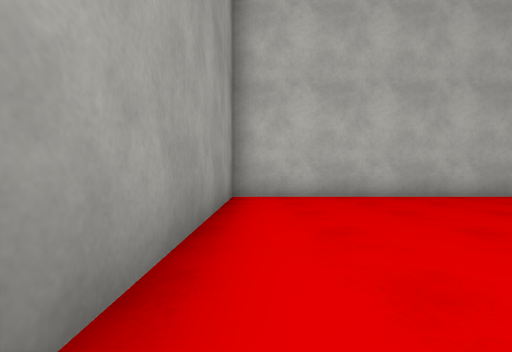
view 1 (above)

23 first-person views from a walk through a Unity game level. The camera is 0.49 m above the floor, looks level and sees 85° across. The floor is counted in squares, 1 m on a side. Each view is taken from the middle of a square. On the plan, view 1 faces up. The plan holds only what a view shows up to about 9 squares ahead; the rest is blank. The place goes on beyond the plan. The player is left out. Surface patterns are stand-ins for the level's own textures.

view 2
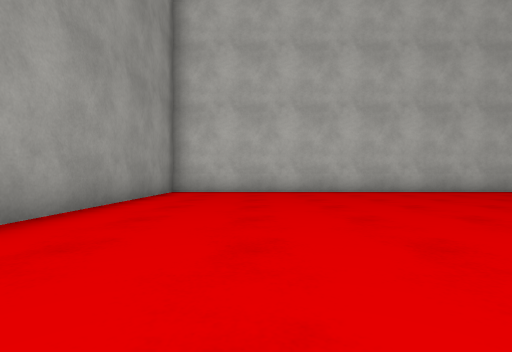

view 3
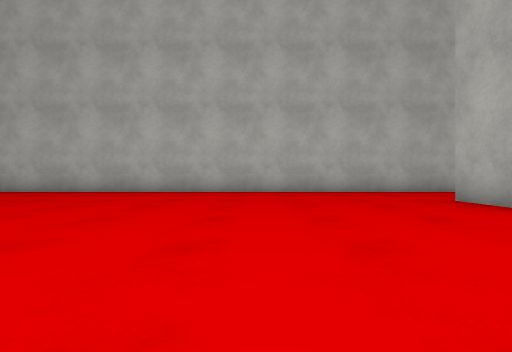

view 4
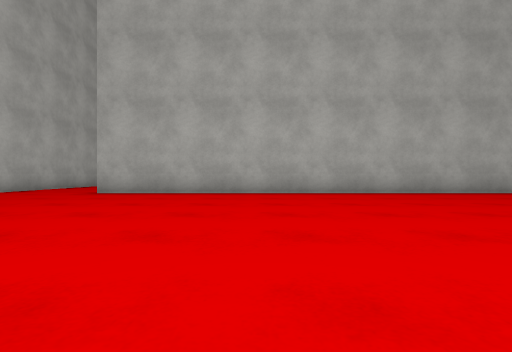

view 5
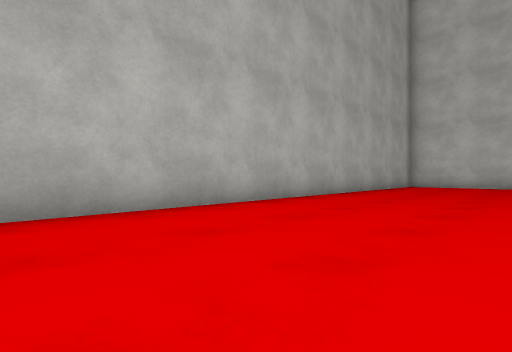

view 6
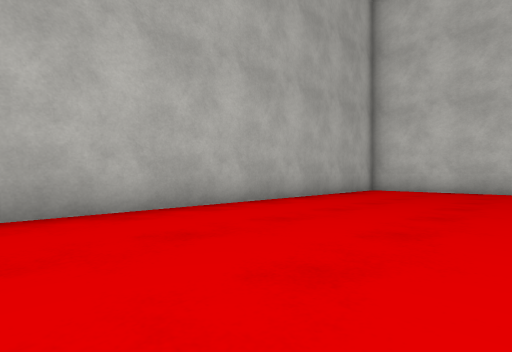

view 7
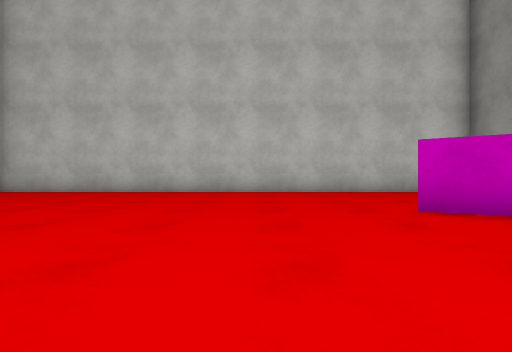

view 8
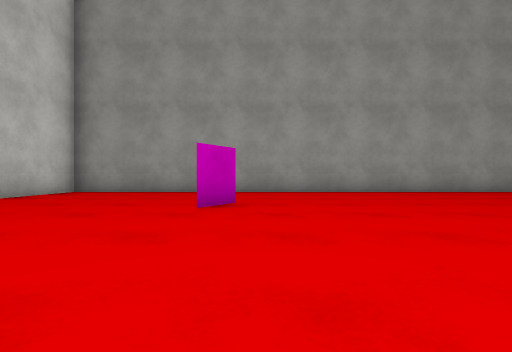

view 9
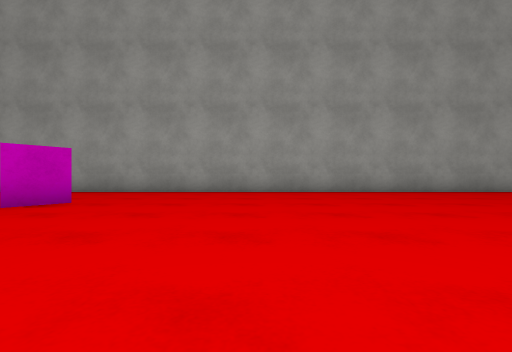

view 10
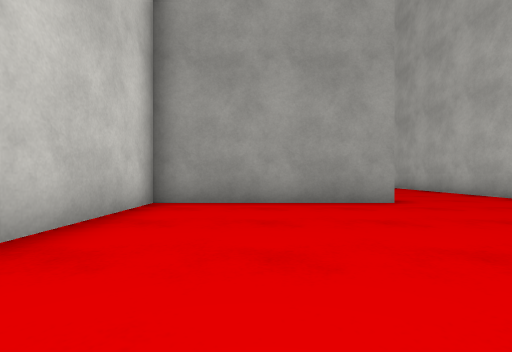

view 11
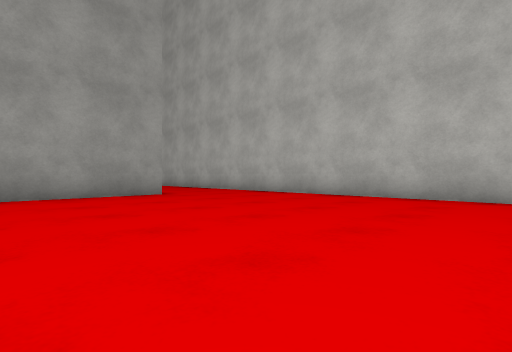

view 12
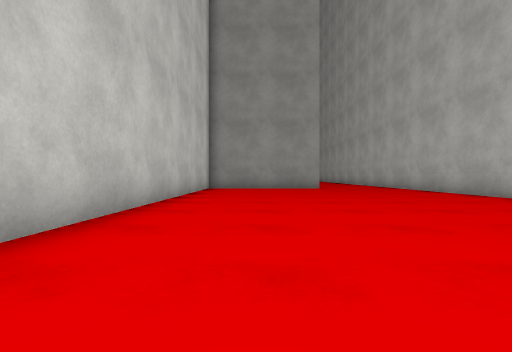

view 13
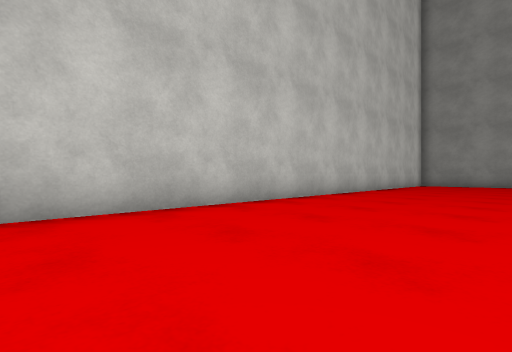

view 14
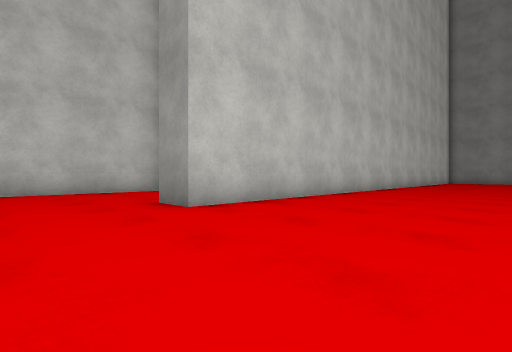

view 15
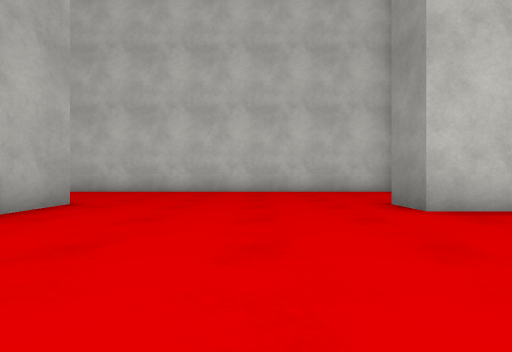

view 16
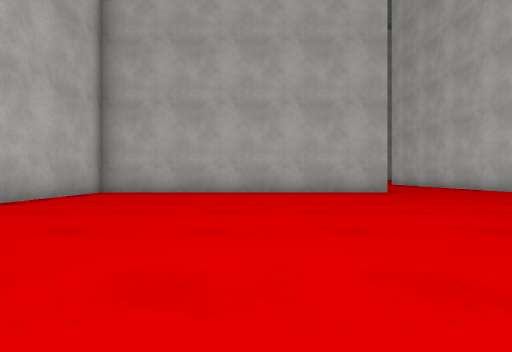

view 17
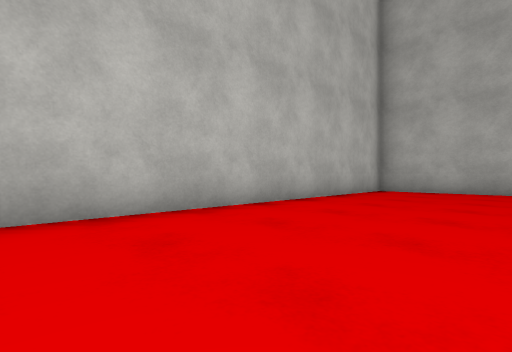

view 18
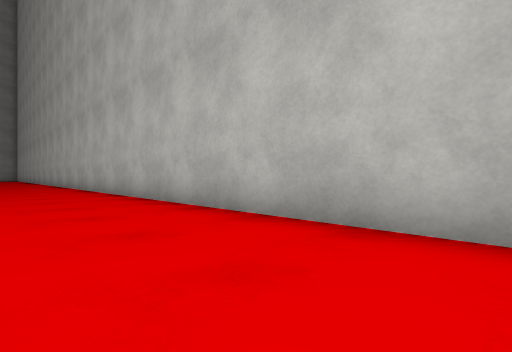

view 19
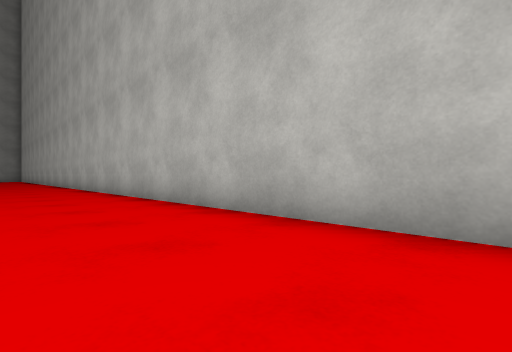

view 20
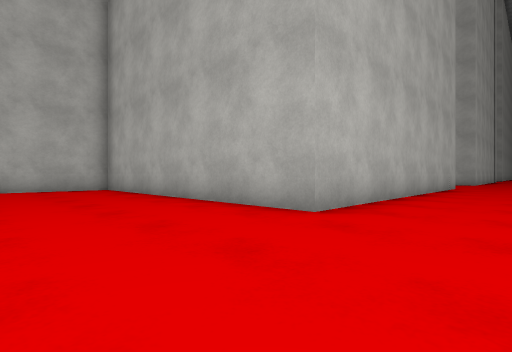

view 21
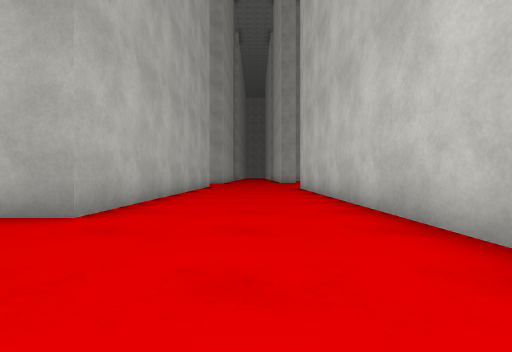

view 22
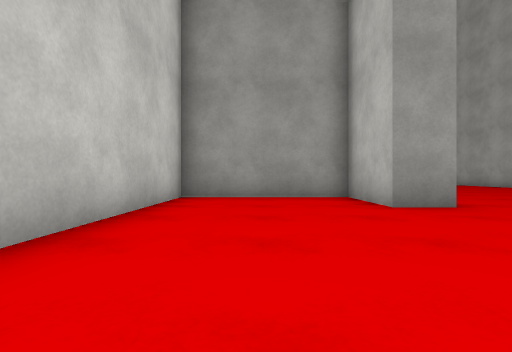

view 23
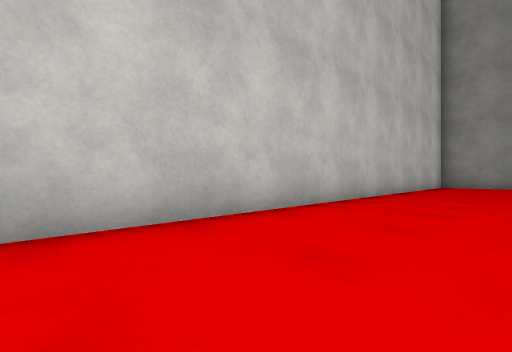

### Floor plan
Points are (right, up) in squares from view 1. A wall is a line through its corners. A room is listed if a view was taken in it or the views show most of it. See-through windows are left out.
Room 1 (views 1, 2, 3, 4, 5, 6, 7, 8, 9)
walls: (2.8, -13.3) (3.8, -13.9); (-0.6, -2.1) (-0.6, -18.6) (13.9, -18.6); (13.9, -17.9) (13.9, 3.5); (13.6, 6.6) (-0.6, 6.6) (-0.6, 0.5)
ways out: opening at (13, 5) to room 2
Room 2 (views 10, 11, 12, 13, 14, 15, 16, 17, 18, 19, 20, 21, 22, 23)
walls: (14.9, 3.6) (14.9, -0.9) (33.6, -0.9) (33.6, -1.9) (31.6, -1.9) (31.6, -5.7) (45, -5.7); (45.5, -1.9) (39.3, -1.9) (39.3, 6.6) (13.6, 6.6)
ways out: opening at (13, 5) to room 1

Positions as (right, up) in squares from view 1, and headings:
1: (0, 0), facing up
2: (2, -2), facing up
3: (10, -2), facing up
4: (6, -1), facing right
5: (10, -5), facing down-right
6: (10, -9), facing down-right
7: (6, -10), facing down
8: (8, -13), facing left
9: (8, -10), facing left
10: (20, 1), facing left
11: (22, 0), facing up-left
12: (26, 1), facing left
13: (30, 3), facing down-left
14: (36, 3), facing down-left
15: (36, 3), facing down
16: (31, 2), facing right
17: (30, 3), facing up-right
18: (32, 4), facing up-left
19: (29, 4), facing up-left
20: (36, -4), facing up-right
21: (36, -4), facing right
22: (38, -4), facing left
23: (45, -3), facing down-left
